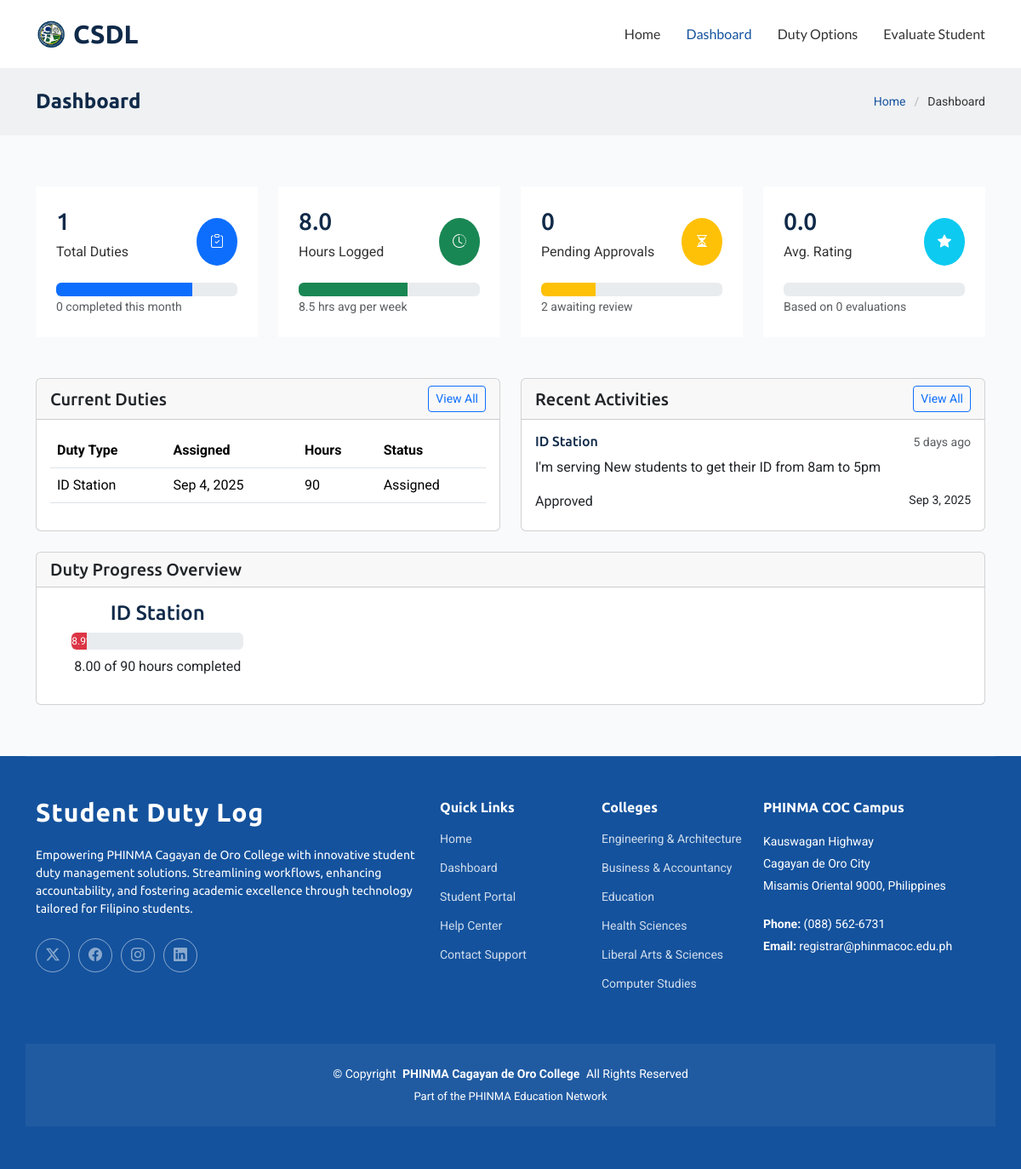
Page /dashboard.php on the committed database.
### tables this page shows
CREATE TABLE `duties` (
  `id` int(11) NOT NULL,
  `student_id` int(11) NOT NULL,
  `duty_type` varchar(100) NOT NULL,
  `required_hours` int(11) NOT NULL,
  `deadline` date DEFAULT NULL,
  `assigned_by` int(11) NOT NULL,
  `status` enum('assigned','in_progress','completed') DEFAULT 'assigned',
  `created_at` timestamp NOT NULL DEFAULT current_timestamp()
);

CREATE TABLE `duty_entries` (
  `id` int(11) NOT NULL,
  `duty_id` int(11) NOT NULL,
  `student_id` int(11) NOT NULL,
  `hours` decimal(5,2) NOT NULL,
  `task_description` text NOT NULL,
  `date` date NOT NULL,
  `status` enum('pending','approved','rejected') DEFAULT 'pending',
  `instructor_feedback` text DEFAULT NULL,
  `signature_data` longblob DEFAULT NULL,
  `approval_date` timestamp NULL DEFAULT NULL,
  `created_at` timestamp NOT NULL DEFAULT current_timestamp()
);

### dashboard.php (the view, shortened to what this page needs)
<?php
require_once 'config/config.php';
$studentId = 7;
$statsQuery = "SELECT
    (SELECT COUNT(*) FROM duties WHERE student_id = :student_id) as total_duties,
    (SELECT SUM(de.hours) FROM duty_entries de
     JOIN duties d ON de.duty_id = d.id
     WHERE d.student_id = :student_id AND de.status = 'approved') as total_hours,
    (SELECT COUNT(*) FROM duty_entries de
     JOIN duties d ON de.duty_id = d.id
     WHERE d.student_id = :student_id AND de.status = 'pending') as pending_approvals,
    (SELECT COUNT(*) FROM evaluations e
     WHERE e.student_id = :student_id) as evaluation_count";
$statsStmt = $pdo->prepare($statsQuery);
$statsStmt->execute(['student_id' => $studentId]);
$stats = $statsStmt->fetch(PDO::FETCH_ASSOC);
$evaluationQuery = "SELECT overall_performance FROM evaluations WHERE student_id = :student_id";
$evaluationStmt = $pdo->prepare($evaluationQuery);
$evaluationStmt->execute(['student_id' => $studentId]);
$evaluations = $evaluationStmt->fetchAll(PDO::FETCH_ASSOC);
$totalScore = 0;
$evaluationCount = count($evaluations);
$avgRating = $evaluationCount > 0 ? $totalScore / $evaluationCount : 0;
$stats['avg_rating'] = $avgRating;
$stats['evaluation_count'] = $evaluationCount;
$dutiesQuery = "SELECT d.duty_type, d.created_at as assigned_date, d.required_hours, d.status
                FROM duties d
                WHERE d.student_id = :student_id
                ORDER BY d.created_at DESC
                LIMIT 3";
$dutiesStmt = $pdo->prepare($dutiesQuery);
$dutiesStmt->execute(['student_id' => $studentId]);
$duties = $dutiesStmt->fetchAll(PDO::FETCH_ASSOC);
$activitiesQuery = "SELECT de.task_description as description, de.date as log_date, de.status, d.duty_type
                   FROM duty_entries de
                   JOIN duties d ON de.duty_id = d.id
                   WHERE d.student_id = :student_id
                   ORDER BY de.date DESC, de.created_at DESC
                   LIMIT 4";
$activitiesStmt = $pdo->prepare($activitiesQuery);
$activitiesStmt->execute(['student_id' => $studentId]);
$activities = $activitiesStmt->fetchAll(PDO::FETCH_ASSOC);
$progressQuery = "SELECT d.duty_type, d.required_hours,
                 COALESCE(SUM(CASE WHEN de.status = 'approved' THEN de.hours ELSE 0 END), 0) as completed_hours
                 FROM duties d
                 LEFT JOIN duty_entries de ON d.id = de.duty_id
                 WHERE d.student_id = :student_id
                 GROUP BY d.id, d.duty_type, d.required_hours";
$progressStmt = $pdo->prepare($progressQuery);
$progressStmt->execute(['student_id' => $studentId]);
$progressData = $progressStmt->fetchAll(PDO::FETCH_ASSOC);
?>
<!DOCTYPE html>
<html lang="en">
<head>
  <link href="assets/vendor/bootstrap/css/bootstrap.min.css" rel="stylesheet">
  <link href="assets/vendor/bootstrap-icons/bootstrap-icons.css" rel="stylesheet">
  <link href="assets/vendor/aos/aos.css" rel="stylesheet">
  <link href="assets/vendor/swiper/swiper-bundle.min.css" rel="stylesheet">
  <link href="assets/vendor/glightbox/css/glightbox.min.css" rel="stylesheet">
  <link href="assets/css/main.css" rel="stylesheet">
</head>
<body class="dashboard-page">
  <header id="header" class="header sticky-top">
    <div class="branding d-flex align-items-center">
      <div class="container position-relative d-flex align-items-center justify-content-between">
        <a href="index.php" class="logo d-flex align-items-center">
          <img src="assets/img/CSDL logo.png" alt="">
          <h1 class="sitename">CSDL</h1>
        </a>
        <nav id="navmenu" class="navmenu">
          <ul>
            <li><a href="index.php">Home</a></li>
            <li><a href="dashboard.php" class="active">Dashboard</a></li>
            <li class="dropdown">
              <a href="#"></i>Duty Options</a>
          </li>
            <li><a href="evaluate-student.php">Evaluate Student</a></li>
          </ul>
        </nav>
      </div>
    </div>
  </header>
  <main class="main">
    <div class="page-title light-background">
      <div class="container d-lg-flex justify-content-between align-items-center">
        <h1 class="mb-2 mb-lg-0">Dashboard</h1>
        <nav class="breadcrumbs">
          <ol>
            <li><a href="index.php">Home</a></li>
            <li class="current">Dashboard</li>
          </ol>
        </nav>
      </div>
    </div>
    <section id="dashboard" class="dashboard section">
      <div class="container" data-aos="fade-up" data-aos-delay="100">
        <div class="row g-4 mb-5">
          <div class="col-md-6 col-lg-3">
            <div class="stats-card bg-white p-4">
              <div class="d-flex justify-content-between align-items-center">
                <div>
                  <h3><?php echo $stats['total_duties'] ?? 0; ?></h3>
                  <p>Total Duties</p>
                </div>
                <div class="stats-icon bg-primary text-white rounded-circle p-3">
                  <i class="bi bi-clipboard-check"></i>
                </div>
              </div>
              <div class="progress mt-2">
                <div class="progress-bar" role="progressbar" style="width: 75%" aria-valuenow="75" aria-valuemin="0" aria-valuemax="100"></div>
              </div>
              <small class="text-muted"><?php echo floor(($stats['total_duties'] ?? 0) * 0.6); ?> completed this month</small>
            </div>
          </div>
          <div class="col-md-6 col-lg-3">
            <div class="stats-card bg-white p-4">
              <div class="d-flex justify-content-between align-items-center">
                <div>
                  <h3><?php echo number_format($stats['total_hours'] ?? 0, 1); ?></h3>
                  <p>Hours Logged</p>
                </div>
                <div class="stats-icon bg-success text-white rounded-circle p-3">
                  <i class="bi bi-clock-history"></i>
                </div>
              </div>
              <div class="progress mt-2">
                <div class="progress-bar bg-success" role="progressbar" style="width: 60%" aria-valuenow="60" aria-valuemin="0" aria-valuemax="100"></div>
              </div>
              <small class="text-muted">8.5 hrs avg per week</small>
            </div>
          </div>
          <div class="col-md-6 col-lg-3">
            <div class="stats-card bg-white p-4">
              <div class="d-flex justify-content-between align-items-center">
                <div>
                  <h3><?php echo $stats['pending_approvals'] ?? 0; ?></h3>
                  <p>Pending Approvals</p>
                </div>
                <div class="stats-icon bg-warning text-white rounded-circle p-3">
                  <i class="bi bi-hourglass-split"></i>
                </div>
              </div>
              <div class="progress mt-2">
                <div class="progress-bar bg-warning" role="progressbar" style="width: 30%" aria-valuenow="30" aria-valuemin="0" aria-valuemax="100"></div>
              </div>
              <small class="text-muted">2 awaiting review</small>
            </div>
          </div>
          <div class="col-md-6 col-lg-3">
            <div class="stats-card bg-white p-4">
              <div class="d-flex justify-content-between align-items-center">
                <div>
                  <h3><?php echo number_format($stats['avg_rating'] ?? 0, 1); ?></h3>
                  <p>Avg. Rating</p>
                </div>
                <div class="stats-icon bg-info text-white rounded-circle p-3">
                  <i class="bi bi-star-fill"></i>
                </div>
              </div>
              <div class="progress mt-2">
              </div>
              <small class="text-muted">Based on <?php echo $stats['evaluation_count'] ?? 0; ?> evaluations</small>
            </div>
          </div>
        </div>
        <div class="row g-4">
          <div class="col-lg-6">
            <div class="card h-100">
              <div class="card-header d-flex justify-content-between align-items-center">
                <h5 class="card-title mb-0">Current Duties</h5>
                <a href="duties.php" class="btn btn-sm btn-outline-primary">View All</a>
              </div>
              <div class="card-body">
                <div class="table-responsive">
                  <table class="table table-hover">
                    <thead>
                      <tr>
                        <th>Duty Type</th>
                        <th>Assigned</th>
                        <th>Hours</th>
                        <th>Status</th>
                      </tr>
                    </thead>
                    <tbody>
                      <?php foreach ($duties as $duty): ?>
                      <tr>
                        <td><?php echo htmlspecialchars($duty['duty_type']); ?></td>
                        <td><?php echo date('M j, Y', strtotime($duty['assigned_date'])); ?></td>
                        <td><?php echo $duty['required_hours']; ?></td>
                        <td>
                          <span class="status-badge status-<?php echo str_replace('_', '-', $duty['status']); ?>">
                            <?php echo ucfirst(str_replace('_', ' ', $duty['status'])); ?>
                          </span>
                        </td>
                      </tr>
                      <?php endforeach; ?>
                    </tbody>
                  </table>
                </div>
              </div>
            </div>
          </div>
          <div class="col-lg-6">
            <div class="card h-100">
              <div class="card-header d-flex justify-content-between align-items-center">
                <h5 class="card-title mb-0">Recent Activities</h5>
                <a href="entries.php" class="btn btn-sm btn-outline-primary">View All</a>
              </div>
              <div class="card-body recent-activities">
                <?php foreach ($activities as $activity): ?>
                <div class="activity-item">
                  <div class="d-flex justify-content-between">
                    <h6><?php echo htmlspecialchars($activity['duty_type']); ?></h6>
                    <small class="text-muted"><?php echo time_elapsed_string($activity['log_date']); ?></small>
                  </div>
                  <p><?php echo htmlspecialchars($activity['description']); ?></p>
                  <div class="d-flex justify-content-between">
                    <span class="status-badge status-<?php echo $activity['status']; ?>">
                      <?php echo ucfirst($activity['status']); ?>
                    </span>
                    <small><?php echo date('M j, Y', strtotime($activity['log_date'])); ?></small>
                  </div>
                </div>
                <?php endforeach; ?>
              </div>
            </div>
          </div>
        </div>
        <div class="row mt-4">
          <div class="col-12">
            <div class="card">
              <div class="card-header">
                <h5 class="card-title mb-0">Duty Progress Overview</h5>
              </div>
              <div class="card-body">
                <div class="row text-center">
                  <?php foreach ($progressData as $progress):
                    $percentage = $progress['required_hours'] > 0 ?
                                 min(100, ($progress['completed_hours'] / $progress['required_hours']) * 100) : 0;
                    $bgClass = '';
                    if ($percentage >= 100) $bgClass = 'bg-info';
                    elseif ($percentage >= 70) $bgClass = 'bg-success';
                    elseif ($percentage >= 40) $bgClass = '';
                    else $bgClass = 'bg-danger';
                  ?>
                  <div class="col-md-3">
                    <h4><?php echo htmlspecialchars($progress['duty_type']); ?></h4>
                    <div class="progress mx-auto" style="height: 20px; width: 80%;">
                      <div class="progress-bar <?php echo $bgClass; ?>" role="progressbar"
                           style="width: <?php echo $percentage; ?>%;"
                           aria-valuenow="<?php echo $percentage; ?>"
                           aria-valuemin="0"
                           aria-valuemax="100">
                        <?php echo round($percentage, 1); ?>%
                      </div>
                    </div>
                    <p class="mt-2">
                      <?php echo $progress['completed_hours']; ?> of <?php echo $progress['required_hours']; ?> hours completed
                    </p>
                  </div>
                  <?php endforeach; ?>
                </div>
              </div>
            </div>
          </div>
        </div>
      </div>
    </section>
  </main>
  <footer id="footer" class="footer dark-background">
    <div class="container footer-top">
      <div class="row gy-4">
        <div class="col-lg-5 col-md-12 footer-about">
          <a href="index.php" class="logo d-flex align-items-center">
            <span class="sitename">Student Duty Log</span>
          </a>
          <p>Empowering PHINMA Cagayan de Oro College with innovative student duty management solutions. Streamlining workflows, enhancing accountability, and fostering academic excellence through technology tailored for Filipino students.</p>
          <div class="social-links d-flex mt-4">
            <a href=""><i class="bi bi-twitter-x"></i></a>
            <a href=""><i class="bi bi-facebook"></i></a>
            <a href=""><i class="bi bi-instagram"></i></a>
            <a href=""><i class="bi bi-linkedin"></i></a>
          </div>
        </div>
        <div class="col-lg-2 col-6 footer-links">
          <h4>Quick Links</h4>
          <ul>
            <li><a href="index.php">Home</a></li>
            <li><a href="dashboard.php">Dashboard</a></li>
            <li><a href="#">Student Portal</a></li>
            <li><a href="#">Help Center</a></li>
            <li><a href="#">Contact Support</a></li>
          </ul>
        </div>
        <div class="col-lg-2 col-6 footer-links">
          <h4>Colleges</h4>
          <ul>
            <li><a href="#">Engineering & Architecture</a></li>
            <li><a href="#">Business & Accountancy</a></li>
            <li><a href="#">Education</a></li>
            <li><a href="#">Health Sciences</a></li>
            <li><a href="#">Liberal Arts & Sciences</a></li>
            <li><a href="#">Computer Studies</a></li>
          </ul>
        </div>
        <div class="col-lg-3 col-md-12 footer-contact text-center text-md-start">
          <h4>PHINMA COC Campus</h4>
          <p>Kauswagan Highway</p>
          <p>Cagayan de Oro City</p>
          <p>Misamis Oriental 9000, Philippines</p>
          <p class="mt-4"><strong>Phone:</strong> <span>(088) 562-6731</span></p>
          <p><strong>Email:</strong> <span>registrar@phinmacoc.edu.ph</span></p>
        </div>
      </div>
    </div>
    <div class="container copyright text-center mt-4">
      <p>© <span>Copyright</span> <strong class="px-1 sitename">PHINMA Cagayan de Oro College</strong> <span>All Rights Reserved</span></p>
      <div class="credits">
        Part of the PHINMA Education Network
      </div>
    </div>
  </footer>
</body>
</html>
<?php
function time_elapsed_string($datetime, $full = false) {
    $now = new DateTime;
    $ago = new DateTime($datetime);
    $diff = $now->diff($ago);
    $diff->w = floor($diff->d / 7);
    $diff->d -= $diff->w * 7;
    $string = array(
        'y' => 'year',
        'm' => 'month',
        'w' => 'week',
        'd' => 'day',
        'h' => 'hour',
        'i' => 'minute',
        's' => 'second',
    );
    foreach ($string as $k => &$v) {
        if ($diff->$k) {
            $v = $diff->$k . ' ' . $v . ($diff->$k > 1 ? 's' : '');
        } else {
            unset($string[$k]);
        }
    }
    if (!$full) $string = array_slice($string, 0, 1);
    return $string ? implode(', ', $string) . ' ago' : 'just now';
}
?>

### rows in the picture
duties: duty_type "ID Station", created_at "Sep 4, 2025", required_hours "90", status "Assigned"
duty_entries: duty.duty_type "ID Station", date "5 days ago", task_description "I'm serving New students to get their ID from 8am to 5pm", status "Approved", date "Sep 3, 2025"

### other values in the picture
$stats['total_duties'] "1"
floor(($stats['total_duties'] ?? 0) * 0.6) "0"
$stats['total_hours'] "8.0"
$stats['pending_approvals'] "0"
$stats['avg_rating'] "0.0"
$stats['evaluation_count'] "0"
$progress['duty_type'] "ID Station"
$percentage "8.9"
$progress['completed_hours'] "8.00"
$progress['required_hours'] "90"
